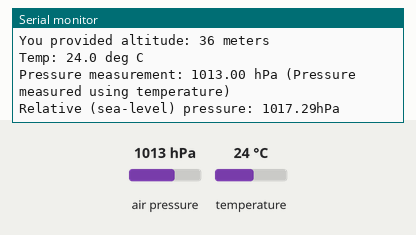
Recording of a sketch running on a simulated Arduino Uno, built with avr-gcc and run on an emulated ATmega328P. Shown: the last lines printed to the serial monitor. The test bench sets the inputs (shaded band); at power-on: air pressure 1013 hPa, temperature 24 °C.

Above: at 1.9 s.
2.0 s: air pressure set to 952 hPa
At 3.2 s:
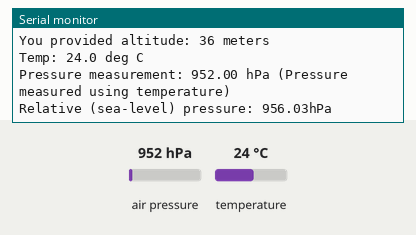
3.5 s: air pressure set to 1000 hPa
At 5.4 s:
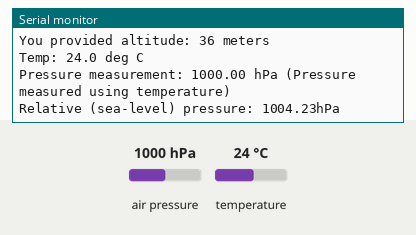
7.8 s: temperature set to 12 °C
At 9.8 s:
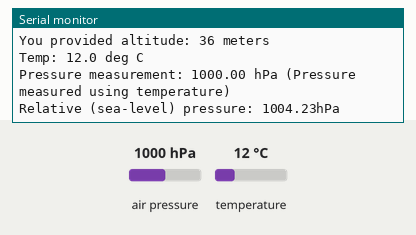
Timing chart, 0 to 11.3 s (numbered marks = the images above; inputs shaded):
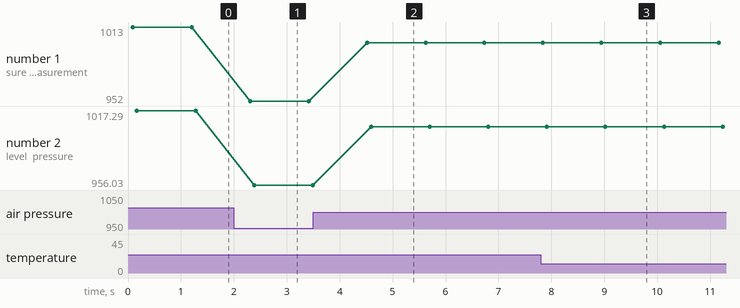

Measured:
- after the input at 2.0 s, the serial monitor: prints a new line after 0.31 s (image 1)
- after the input at 3.5 s, the serial monitor: prints a new line after 1.0 s (image 2)
- after the input at 7.8 s, the serial monitor: prints a new line after 1.1 s (image 3)
- plotted number 1: 1013 → 952 after the input at 2.0 s, 952 → 1000 after the input at 3.5 s
- plotted number 2: 1017.29 → 956.03 after the input at 2.0 s, 956.03 → 1004.23 after the input at 3.5 s

The sketch:

bmp_1.ino
```cpp
#include <Wire.h> //Including wire library
#include "SFE_BMP180.h" //Including BMP180 library
#define ALTITUDE 35.6 //

SFE_BMP180 pressure; //Creating an object

void setup() {
  Serial.begin(9600); //Starting serial communication

  Serial.println("Program started");

  if (pressure.begin()) //If initialization was successful, continue
    Serial.println("BMP180 init success");
  else //Else, stop code forever
  {
    Serial.println("BMP180 init fail");
    while (1);
  }
}

void loop() {
  char status;
  double T, P, p0; //Creating variables for temp, pressure and relative pressure

  Serial.print("You provided altitude: ");
  Serial.print(ALTITUDE, 0);
  Serial.println(" meters");

  status = pressure.startTemperature();
  if (status != 0) {
    delay(status);

    status = pressure.getTemperature(T);
    if (status != 0) {
      Serial.print("Temp: ");
      Serial.print(T, 1);
      Serial.println(" deg C");

      status = pressure.startPressure(3);

      if (status != 0) {
        delay(status);

        status = pressure.getPressure(P, T);
        if (status != 0) {
          Serial.print("Pressure measurement: ");
          Serial.print(P);
          Serial.println(" hPa (Pressure measured using temperature)");

          p0 = pressure.sealevel(P, ALTITUDE);
          Serial.print("Relative (sea-level) pressure: ");
          Serial.print(p0);
          Serial.println("hPa");
        }
      }
    }
  }
  delay(1000);
}
```
